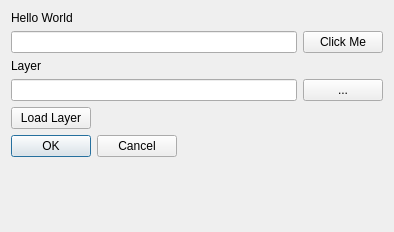
<?xml version="1.0" encoding="UTF-8"?>
<ui version="4.0">
 <class>AlphaPlugins</class>
 <widget class="QDialog" name="AlphaPlugins">
  <property name="geometry">
   <rect>
    <x>0</x>
    <y>0</y>
    <width>394</width>
    <height>232</height>
   </rect>
  </property>
  <property name="windowTitle">
   <string>AlphaPlugins</string>
  </property>
  <layout class="QFormLayout" name="formLayout">
   <item row="0" column="0">
    <widget class="QLabel" name="helloLlabel">
     <property name="text">
      <string>Hello World</string>
     </property>
    </widget>
   </item>
   <item row="2" column="0">
    <widget class="QLabel" name="layerLabel">
     <property name="text">
      <string>Layer</string>
     </property>
    </widget>
   </item>
   <item row="4" column="0">
    <widget class="QPushButton" name="loadLayerPushButton">
     <property name="text">
      <string>Load Layer</string>
     </property>
    </widget>
   </item>
   <item row="5" column="0">
    <widget class="QDialogButtonBox" name="buttonBox">
     <property name="orientation">
      <enum>Qt::Horizontal</enum>
     </property>
     <property name="standardButtons">
      <set>QDialogButtonBox::Cancel|QDialogButtonBox::Ok</set>
     </property>
    </widget>
   </item>
   <item row="3" column="0" colspan="2">
    <layout class="QHBoxLayout" name="horizontalLayout_2">
     <item>
      <widget class="QLineEdit" name="layerLineEdit"/>
     </item>
     <item>
      <widget class="QPushButton" name="openFilePushButton">
       <property name="sizePolicy">
        <sizepolicy hsizetype="Fixed" vsizetype="Fixed">
         <horstretch>0</horstretch>
         <verstretch>0</verstretch>
        </sizepolicy>
       </property>
       <property name="text">
        <string>...</string>
       </property>
      </widget>
     </item>
    </layout>
   </item>
   <item row="1" column="0" colspan="2">
    <layout class="QHBoxLayout" name="horizontalLayout">
     <item>
      <widget class="QLineEdit" name="helloLineEdit"/>
     </item>
     <item>
      <widget class="QPushButton" name="helloPushButton">
       <property name="sizePolicy">
        <sizepolicy hsizetype="Fixed" vsizetype="Fixed">
         <horstretch>0</horstretch>
         <verstretch>0</verstretch>
        </sizepolicy>
       </property>
       <property name="minimumSize">
        <size>
         <width>75</width>
         <height>0</height>
        </size>
       </property>
       <property name="text">
        <string>Click Me</string>
       </property>
      </widget>
     </item>
    </layout>
   </item>
  </layout>
 </widget>
 <resources/>
 <connections>
  <connection>
   <sender>buttonBox</sender>
   <signal>accepted()</signal>
   <receiver>AlphaPlugins</receiver>
   <slot>accept()</slot>
   <hints>
    <hint type="sourcelabel">
     <x>248</x>
     <y>254</y>
    </hint>
    <hint type="destinationlabel">
     <x>157</x>
     <y>274</y>
    </hint>
   </hints>
  </connection>
  <connection>
   <sender>buttonBox</sender>
   <signal>rejected()</signal>
   <receiver>AlphaPlugins</receiver>
   <slot>reject()</slot>
   <hints>
    <hint type="sourcelabel">
     <x>316</x>
     <y>260</y>
    </hint>
    <hint type="destinationlabel">
     <x>286</x>
     <y>274</y>
    </hint>
   </hints>
  </connection>
 </connections>
</ui>
